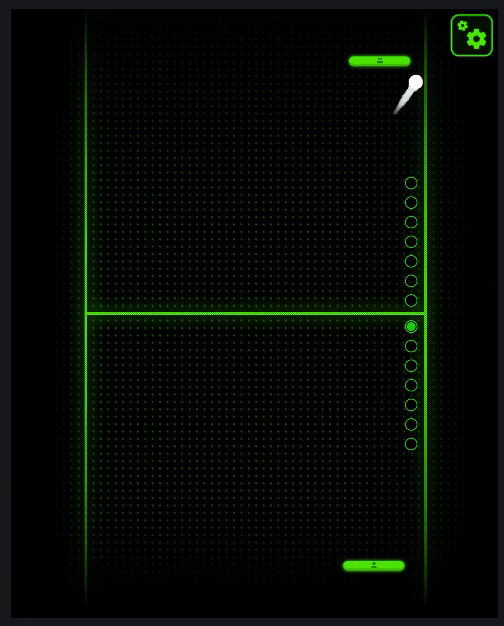
#> input picture frame 100 of opencvtest/pong.mp4, 504 x 626 px
$ python test.py
#> lines starting #> are read from the running program, lines starting #| are printed output that depends on the picture; after the words box and inside, x2 and y2 are one past the last pixel; in counts of white or black regions, pixels touching at a corner belong together
import cv2


def main():
    with open("outputs.txt", "w+") as out:
        f = cv2.VideoCapture("pong.mp4")

        if not f.isOpened():
            print("error opening file")

        # frame_width = int(f.get(3))
        # frame_height = int(f.get(4))

        # output = cv2.VideoWriter("example.avi", cv2.VideoWriter_fourcc('M', 'J', 'P', 'G'), 30,(frame_width, frame_height))

        while f.isOpened():
            ret, frame = f.read()
#> frame is the input picture: shape (626, 504, 3); mean B, G, R 3.7, 9.5, 4.8
            if ret:
                grayframe = cv2.cvtColor(frame, cv2.COLOR_BGR2GRAY)
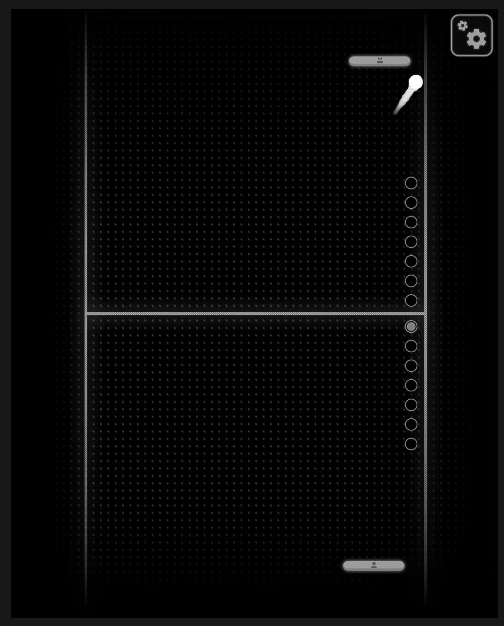
#> grayframe: shape (626, 504); min 0, max 255, mean 7.5
                ret, thresh = cv2.threshold(grayframe, 240, 255, cv2.THRESH_BINARY)
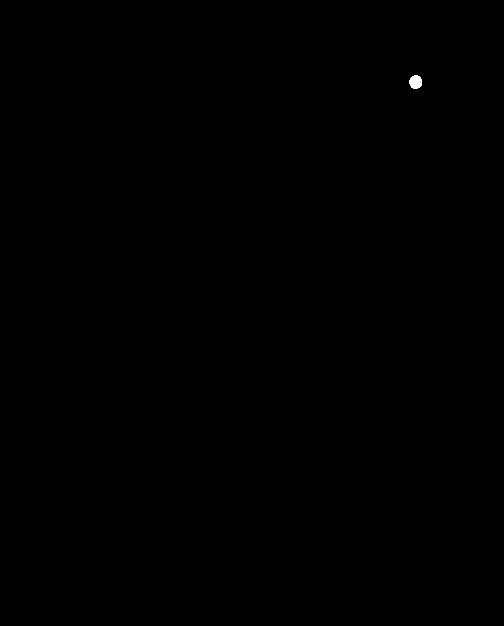
#> thresh: shape (626, 504); 0.05% white; 1 white region

                contours, hierarchy = cv2.findContours(thresh, cv2.RETR_TREE, cv2.CHAIN_APPROX_SIMPLE)
#> contours = 1 contour; box (x1, y1, x2, y2) and area: (409, 75, 422, 89) 126

                if len(contours) != 0:
                    c = max(contours, key=cv2.contourArea)
#> c = contour of 23 points, box (x1, y1, x2, y2) (409, 75, 422, 89), area 126
                    moments = cv2.moments(c)
#> moments = moments, m00 125.5, centre m10/m00, m01/m00 = (415.2, 81.6)

                    if moments['m00'] != 0:
                        x = int(moments['m10'] / moments['m00'])
#> x = 415
                        y = int(moments['m01'] / moments['m00'])
#> y = 81

                        # cv2.circle(frame, (x, y), 5, (0, 0, 255), -1)

                        out.write("x:{} y:{}\n".format(x, y))

                    # [6 lines of commented-out code are left out]
            else:
                break

        f.release()
        # output.release()

        # cv2.destroyAllWindows()

    out.close()


if __name__ == '__main__':
    main()

$ run again, starting later in the video
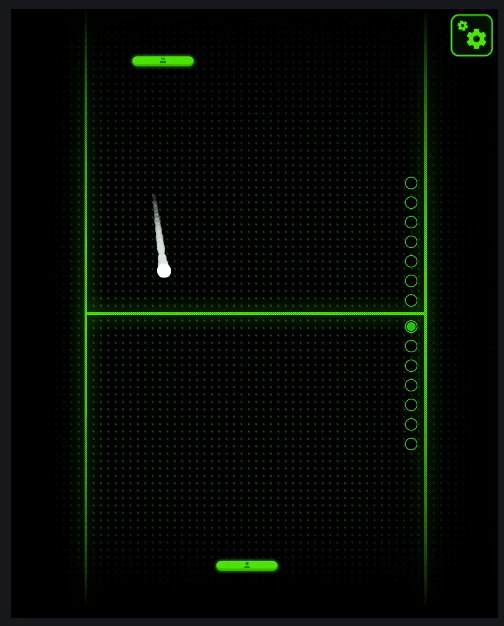
#> input picture frame 451 of opencvtest/pong.mp4, 504 x 626 px
#> in main, frame is the input picture: shape (626, 504, 3); mean B, G, R 3.7, 9.6, 4.9
#> in main, `grayframe = cv2.cvtColor(frame, cv2.COLOR_BGR2GRAY)`:
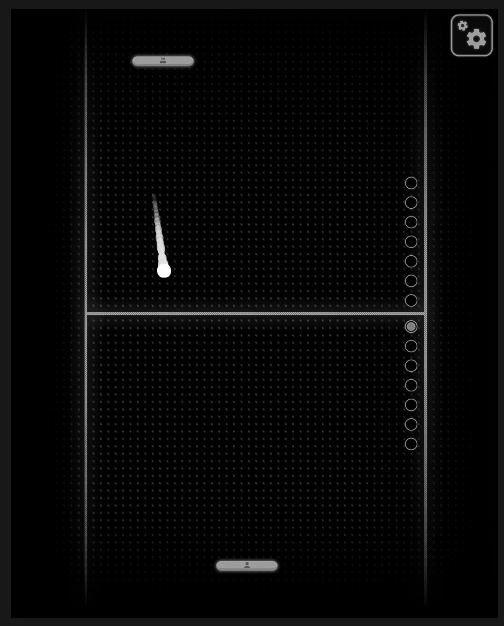
#> grayframe: shape (626, 504); min 0, max 255, mean 7.5
#> thresh: shape (626, 504); 0.05% white; 1 white region
#> contours = 1 contour; box (x1, y1, x2, y2) and area: (157, 264, 171, 277) 126
#> c = contour of 20 points, box (x1, y1, x2, y2) (157, 264, 171, 277), area 126
#> moments = moments, m00 126, centre m10/m00, m01/m00 = (163.5, 270)
#> x = 163
#> y = 270

$ run again, starting later in the video
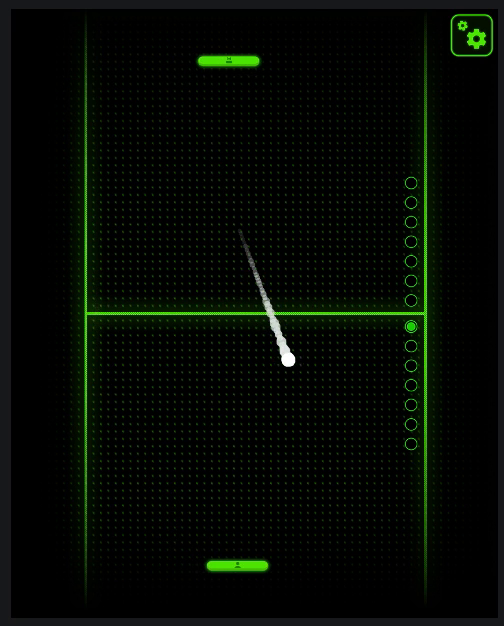
#> input picture frame 802 of opencvtest/pong.mp4, 504 x 626 px
#> in main, frame is the input picture: shape (626, 504, 3); mean B, G, R 3.9, 9.7, 5
#> in main, `grayframe = cv2.cvtColor(frame, cv2.COLOR_BGR2GRAY)`:
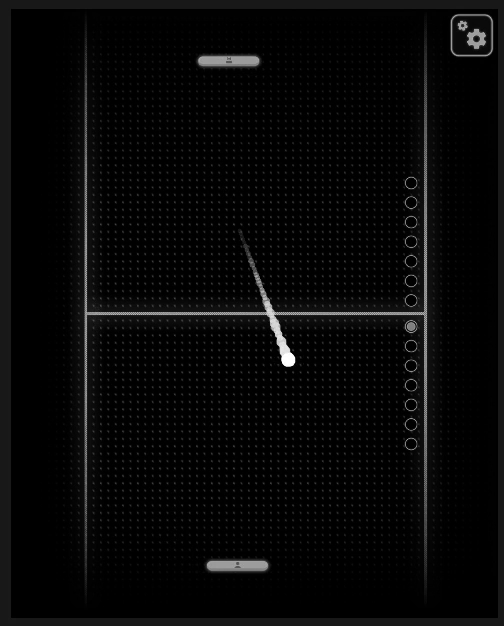
#> grayframe: shape (626, 504); min 0, max 255, mean 7.6
#> thresh: shape (626, 504); 0.05% white; 1 white region
#> contours = 1 contour; box (x1, y1, x2, y2) and area: (282, 353, 295, 366) 123
#> c = contour of 11 points, box (x1, y1, x2, y2) (282, 353, 295, 366), area 123
#> moments = moments, m00 123, centre m10/m00, m01/m00 = (287.9, 359.1)
#> x = 287
#> y = 359
